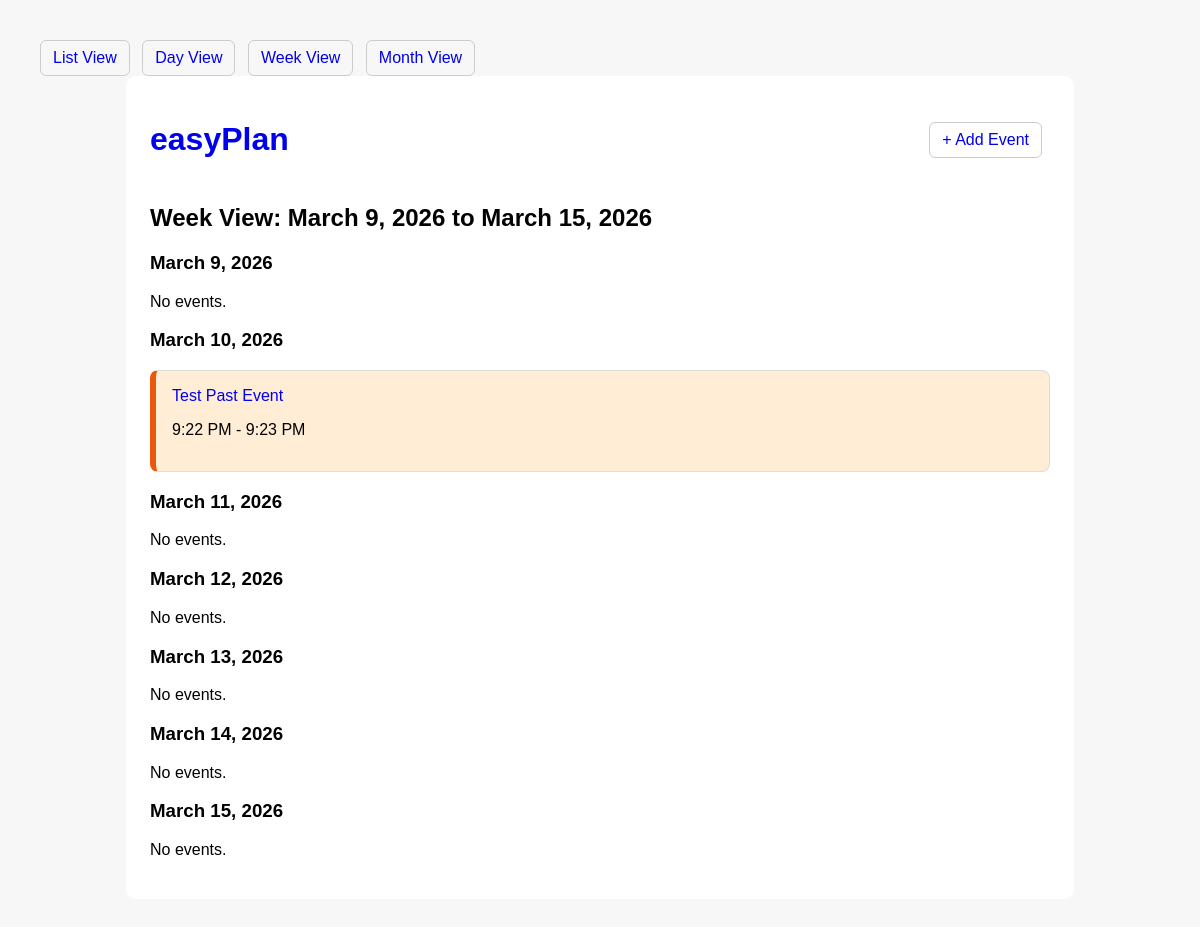
The app's page /calendar/week/2026/3/12/ with its own data.
### events/models.py (models this page shows, shortened)
class Event(models.Model):
    CATEGORY_CHOICES = [
        ("school", "School"),
        ("work", "Work"),
        ("personal", "Personal"),
    ]
    title = models.CharField(max_length=200)
    description = models.TextField(blank=True)
    start_datetime = models.DateTimeField()
    end_datetime = models.DateTimeField()
    location = models.CharField(max_length=200, blank=True)
    category = models.CharField(max_length=20, choices=CATEGORY_CHOICES, default="personal")
    is_cancelled = models.BooleanField(default=False, verbose_name="Cancel Event")
    created_at = models.DateTimeField(auto_now_add=True)
    updated_at = models.DateTimeField(auto_now=True)
    class Meta:
        ordering = ["start_datetime"]

### events/views.py (the view)
# urls.py: path("calendar/week/<int:year>/<int:month>/<int:day>/", WeekView.as_view(), name="week_view"),
class WeekView(TemplateView):
    template_name = "events/week_view.html"
    def get_context_data(self, **kwargs):
        context = super().get_context_data(**kwargs)
        year = int(self.kwargs["year"])
        month = int(self.kwargs["month"])
        day = int(self.kwargs["day"])
        selected_date = date(year, month, day)
        start_of_week = selected_date - timedelta(days=selected_date.weekday())
        end_of_week = start_of_week + timedelta(days=6)
        events = Event.objects.filter(
            start_datetime__date__range=[start_of_week, end_of_week]
        ).order_by("start_datetime")
        days = []
        for i in range(7):
            current_day = start_of_week + timedelta(days=i)
            day_events = [event for event in events if timezone.localtime(event.start_datetime).date() == current_day]
            days.append({
                "date": current_day,
                "events": day_events,
            })
        context["start_of_week"] = start_of_week
        context["end_of_week"] = end_of_week
        context["days"] = days
        return context

### events/context_processors.py (called while the page is built)
def today_date(request):
    return {
        "today": timezone.localdate()
    }

### events/templates/events/week_view.html
{% extends "events/base.html" %}
{% block content %}
<h2>Week View: {{ start_of_week }} to {{ end_of_week }}</h2>
{% for day in days %}
    <h3>{{ day.date }}</h3>
    {% for event in day.events %}
        <div class="event-card category-{{ event.category }}">
            <a href="{% url 'event_detail' event.pk %}">{{ event.title }}</a>
            <p>{{ event.start_datetime|date:"g:i A" }} - {{ event.end_datetime|date:"g:i A" }}</p>
        </div>
    {% empty %}
        <p>No events.</p>
    {% endfor %}
{% endfor %}
{% endblock %}

### events/templates/events/base.html (style rules this page uses)
body { font-family: Arial, sans-serif; margin: 40px; background: #f7f7f7; }
a { text-decoration: none; }
.event-card { border: 1px solid #ddd; border-radius: 8px; padding: 16px; margin-bottom: 16px; }
.category-personal { background: #ffedd5; border-left: 6px solid #ea580c; }

### records on screen
Event: title "Test Past Event", start_datetime "9:22 PM", end_datetime "9:23 PM"

### other values on screen
{{ start_of_week }} "March 9, 2026"
{{ end_of_week }} "March 15, 2026"
{{ day.date }} "March 9, 2026" "March 10, 2026" "March 11, 2026" "March 12, 2026" "March 13, 2026" "March 14, 2026" "March 15, 2026"
